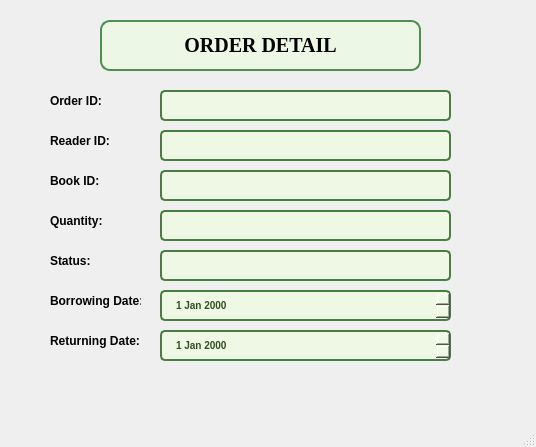
<?xml version="1.0" encoding="UTF-8"?>
<ui version="4.0">
 <class>MainWindow</class>
 <widget class="QMainWindow" name="MainWindow">
  <property name="geometry">
   <rect>
    <x>0</x>
    <y>0</y>
    <width>536</width>
    <height>447</height>
   </rect>
  </property>
  <property name="windowTitle">
   <string>MainWindow</string>
  </property>
  <widget class="QWidget" name="centralwidget">
   <widget class="QLabel" name="label">
    <property name="geometry">
     <rect>
      <x>100</x>
      <y>20</y>
      <width>321</width>
      <height>51</height>
     </rect>
    </property>
    <property name="font">
     <font>
      <family>Times New Roman</family>
      <pointsize>20</pointsize>
      <weight>9</weight>
      <italic>false</italic>
      <bold>false</bold>
     </font>
    </property>
    <property name="styleSheet">
     <string notr="true">background-color: #ecf8e5;
        color: rgb(0, 0, 0);
        border-radius: 10px;
        padding: 5px 15px;
        font-size: 20px;
        font-weight: bold;
        border: 2px solid #508D4E;
font: 75 20pt &quot;Times New Roman&quot;;</string>
    </property>
    <property name="text">
     <string>&lt;html&gt;&lt;head/&gt;&lt;body&gt;&lt;p&gt;&lt;span style=&quot; font-weight:600;&quot;&gt;ORDER DETAIL&lt;/span&gt;&lt;/p&gt;&lt;/body&gt;&lt;/html&gt;</string>
    </property>
    <property name="alignment">
     <set>Qt::AlignCenter</set>
    </property>
   </widget>
   <widget class="QLabel" name="label_2">
    <property name="geometry">
     <rect>
      <x>50</x>
      <y>90</y>
      <width>91</width>
      <height>21</height>
     </rect>
    </property>
    <property name="font">
     <font>
      <weight>75</weight>
      <bold>true</bold>
     </font>
    </property>
    <property name="text">
     <string>Order ID:</string>
    </property>
   </widget>
   <widget class="QLineEdit" name="lineEditOrderID">
    <property name="geometry">
     <rect>
      <x>160</x>
      <y>90</y>
      <width>291</width>
      <height>31</height>
     </rect>
    </property>
    <property name="styleSheet">
     <string notr="true">QLineEdit {
    background-color: #EFF8E5; /* Màu nền xanh lá nhạt */
    color: #2E4E1E; /* Màu chữ xanh đậm */
    border-radius: 5px;
    padding: 6px 12px;
    font-size: 14px;
    font-weight: bold;
    border: 2px solid #4A7D43; /* Viền xanh đậm */
}

/* Khi trỏ chuột vào */
QLineEdit:hover {
    background-color: #E0F2D8; /* Xanh lá nhạt hơn khi hover */
    border: 2px solid #3B6D33; /* Viền đậm hơn */
}

/* Khi focus vào */
QLineEdit:focus {
    background-color: #C5E1A5; /* Màu xanh sáng hơn khi nhập */
    border: 2px solid #2E4E1E; /* Viền xanh đậm */
}
</string>
    </property>
    <property name="text">
     <string/>
    </property>
   </widget>
   <widget class="QLineEdit" name="lineEditReaderID">
    <property name="geometry">
     <rect>
      <x>160</x>
      <y>130</y>
      <width>291</width>
      <height>31</height>
     </rect>
    </property>
    <property name="styleSheet">
     <string notr="true">QLineEdit {
    background-color: #EFF8E5; /* Màu nền xanh lá nhạt */
    color: #2E4E1E; /* Màu chữ xanh đậm */
    border-radius: 5px;
    padding: 6px 12px;
    font-size: 14px;
    font-weight: bold;
    border: 2px solid #4A7D43; /* Viền xanh đậm */
}

/* Khi trỏ chuột vào */
QLineEdit:hover {
    background-color: #E0F2D8; /* Xanh lá nhạt hơn khi hover */
    border: 2px solid #3B6D33; /* Viền đậm hơn */
}

/* Khi focus vào */
QLineEdit:focus {
    background-color: #C5E1A5; /* Màu xanh sáng hơn khi nhập */
    border: 2px solid #2E4E1E; /* Viền xanh đậm */
}
</string>
    </property>
   </widget>
   <widget class="QLabel" name="label_3">
    <property name="geometry">
     <rect>
      <x>50</x>
      <y>130</y>
      <width>91</width>
      <height>21</height>
     </rect>
    </property>
    <property name="font">
     <font>
      <weight>75</weight>
      <bold>true</bold>
     </font>
    </property>
    <property name="text">
     <string>Reader ID:</string>
    </property>
   </widget>
   <widget class="QLineEdit" name="lineEditBookID">
    <property name="geometry">
     <rect>
      <x>160</x>
      <y>170</y>
      <width>291</width>
      <height>31</height>
     </rect>
    </property>
    <property name="styleSheet">
     <string notr="true">QLineEdit {
    background-color: #EFF8E5; /* Màu nền xanh lá nhạt */
    color: #2E4E1E; /* Màu chữ xanh đậm */
    border-radius: 5px;
    padding: 6px 12px;
    font-size: 14px;
    font-weight: bold;
    border: 2px solid #4A7D43; /* Viền xanh đậm */
}

/* Khi trỏ chuột vào */
QLineEdit:hover {
    background-color: #E0F2D8; /* Xanh lá nhạt hơn khi hover */
    border: 2px solid #3B6D33; /* Viền đậm hơn */
}

/* Khi focus vào */
QLineEdit:focus {
    background-color: #C5E1A5; /* Màu xanh sáng hơn khi nhập */
    border: 2px solid #2E4E1E; /* Viền xanh đậm */
}
</string>
    </property>
   </widget>
   <widget class="QLabel" name="label_4">
    <property name="geometry">
     <rect>
      <x>50</x>
      <y>170</y>
      <width>91</width>
      <height>21</height>
     </rect>
    </property>
    <property name="font">
     <font>
      <weight>75</weight>
      <bold>true</bold>
     </font>
    </property>
    <property name="text">
     <string>Book ID:</string>
    </property>
   </widget>
   <widget class="QLineEdit" name="lineEditQuantity">
    <property name="geometry">
     <rect>
      <x>160</x>
      <y>210</y>
      <width>291</width>
      <height>31</height>
     </rect>
    </property>
    <property name="styleSheet">
     <string notr="true">QLineEdit {
    background-color: #EFF8E5; /* Màu nền xanh lá nhạt */
    color: #2E4E1E; /* Màu chữ xanh đậm */
    border-radius: 5px;
    padding: 6px 12px;
    font-size: 14px;
    font-weight: bold;
    border: 2px solid #4A7D43; /* Viền xanh đậm */
}

/* Khi trỏ chuột vào */
QLineEdit:hover {
    background-color: #E0F2D8; /* Xanh lá nhạt hơn khi hover */
    border: 2px solid #3B6D33; /* Viền đậm hơn */
}

/* Khi focus vào */
QLineEdit:focus {
    background-color: #C5E1A5; /* Màu xanh sáng hơn khi nhập */
    border: 2px solid #2E4E1E; /* Viền xanh đậm */
}
</string>
    </property>
   </widget>
   <widget class="QLabel" name="label_5">
    <property name="geometry">
     <rect>
      <x>50</x>
      <y>210</y>
      <width>91</width>
      <height>21</height>
     </rect>
    </property>
    <property name="font">
     <font>
      <weight>75</weight>
      <bold>true</bold>
     </font>
    </property>
    <property name="text">
     <string>Quantity:</string>
    </property>
   </widget>
   <widget class="QLineEdit" name="lineEditStatus">
    <property name="geometry">
     <rect>
      <x>160</x>
      <y>250</y>
      <width>291</width>
      <height>31</height>
     </rect>
    </property>
    <property name="styleSheet">
     <string notr="true">QLineEdit {
    background-color: #EFF8E5; /* Màu nền xanh lá nhạt */
    color: #2E4E1E; /* Màu chữ xanh đậm */
    border-radius: 5px;
    padding: 6px 12px;
    font-size: 14px;
    font-weight: bold;
    border: 2px solid #4A7D43; /* Viền xanh đậm */
}

/* Khi trỏ chuột vào */
QLineEdit:hover {
    background-color: #E0F2D8; /* Xanh lá nhạt hơn khi hover */
    border: 2px solid #3B6D33; /* Viền đậm hơn */
}

/* Khi focus vào */
QLineEdit:focus {
    background-color: #C5E1A5; /* Màu xanh sáng hơn khi nhập */
    border: 2px solid #2E4E1E; /* Viền xanh đậm */
}
</string>
    </property>
   </widget>
   <widget class="QLabel" name="label_6">
    <property name="geometry">
     <rect>
      <x>50</x>
      <y>250</y>
      <width>91</width>
      <height>21</height>
     </rect>
    </property>
    <property name="font">
     <font>
      <weight>75</weight>
      <bold>true</bold>
     </font>
    </property>
    <property name="text">
     <string>Status:</string>
    </property>
   </widget>
   <widget class="QLabel" name="label_7">
    <property name="geometry">
     <rect>
      <x>50</x>
      <y>290</y>
      <width>91</width>
      <height>21</height>
     </rect>
    </property>
    <property name="font">
     <font>
      <weight>75</weight>
      <bold>true</bold>
     </font>
    </property>
    <property name="text">
     <string>Borrowing Date:</string>
    </property>
   </widget>
   <widget class="QDateEdit" name="dateEditBorrow">
    <property name="geometry">
     <rect>
      <x>160</x>
      <y>290</y>
      <width>291</width>
      <height>31</height>
     </rect>
    </property>
    <property name="styleSheet">
     <string notr="true">QDateTimeEdit {
    background-color: #EFF8E5; /* Màu nền giống QLineEdit */
    color: #2E4E1E;
    border-radius: 5px;
    padding: 6px 12px;
    font-size: 10px;
    font-weight: bold;
    border: 2px solid #4A7D43;
}

/* Khi trỏ chuột vào */
QDateTimeEdit:hover {
    background-color: #E0F2D8;
    border: 2px solid #3B6D33;
}

/* Khi focus vào */
QDateTimeEdit:focus {
    background-color: #C5E1A5;
    border: 2px solid #2E4E1E;
}

</string>
    </property>
   </widget>
   <widget class="QDateEdit" name="dateEditReturn">
    <property name="geometry">
     <rect>
      <x>160</x>
      <y>330</y>
      <width>291</width>
      <height>31</height>
     </rect>
    </property>
    <property name="styleSheet">
     <string notr="true">QDateTimeEdit {
    background-color: #EFF8E5; /* Màu nền giống QLineEdit */
    color: #2E4E1E;
    border-radius: 5px;
    padding: 6px 12px;
    font-size: 10px;
    font-weight: bold;
    border: 2px solid #4A7D43;
}

/* Khi trỏ chuột vào */
QDateTimeEdit:hover {
    background-color: #E0F2D8;
    border: 2px solid #3B6D33;
}

/* Khi focus vào */
QDateTimeEdit:focus {
    background-color: #C5E1A5;
    border: 2px solid #2E4E1E;
}

</string>
    </property>
   </widget>
   <widget class="QLabel" name="label_8">
    <property name="geometry">
     <rect>
      <x>50</x>
      <y>330</y>
      <width>91</width>
      <height>21</height>
     </rect>
    </property>
    <property name="font">
     <font>
      <weight>75</weight>
      <bold>true</bold>
     </font>
    </property>
    <property name="text">
     <string>Returning Date:</string>
    </property>
   </widget>
   <widget class="QLabel" name="label_9">
    <property name="geometry">
     <rect>
      <x>0</x>
      <y>0</y>
      <width>531</width>
      <height>411</height>
     </rect>
    </property>
    <property name="text">
     <string/>
    </property>
    <property name="pixmap">
     <pixmap>../images/pic_background.jpg</pixmap>
    </property>
   </widget>
   <zorder>label_9</zorder>
   <zorder>label</zorder>
   <zorder>label_2</zorder>
   <zorder>lineEditOrderID</zorder>
   <zorder>lineEditReaderID</zorder>
   <zorder>label_3</zorder>
   <zorder>lineEditBookID</zorder>
   <zorder>label_4</zorder>
   <zorder>lineEditQuantity</zorder>
   <zorder>label_5</zorder>
   <zorder>lineEditStatus</zorder>
   <zorder>label_6</zorder>
   <zorder>label_7</zorder>
   <zorder>dateEditBorrow</zorder>
   <zorder>dateEditReturn</zorder>
   <zorder>label_8</zorder>
  </widget>
  <widget class="QMenuBar" name="menubar">
   <property name="geometry">
    <rect>
     <x>0</x>
     <y>0</y>
     <width>536</width>
     <height>18</height>
    </rect>
   </property>
  </widget>
  <widget class="QStatusBar" name="statusbar"/>
 </widget>
 <resources/>
 <connections/>
</ui>
